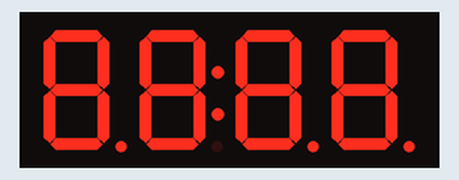
This sketch was run on a simulated ESP8266 (NodeMCU). On the bench: 4-digit seven-segment display. WiFi joins after 1.5 s; servers stay silent unless stated; network time is answered at once with the bench clock; the local clock reads 2024-03-15 10:24:30 at power-on unless the sketch sets it; what the sketch prints to the serial monitor is not drawn.

Above: at 0.1 s.
At 1.6 s:
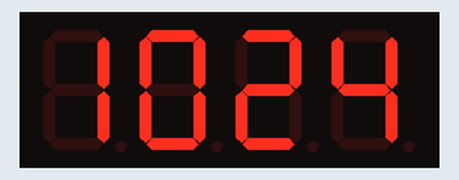
At 90.2 s:
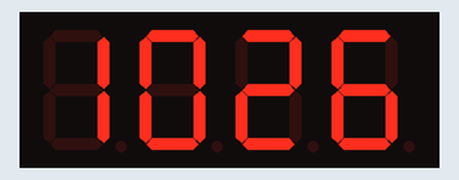

The sketch:

TM1637.ino
```cpp
#include <NTPClient.h>
#include <ESP8266WiFi.h>
#include <WiFiUdp.h>
#include <TM1637Display.h>

#define CLK 4
#define DIO 0

const char *ssid     = "your-wifi-name";
const char *password = "your-wifi-password";

const long utcOffsetInSeconds = 7200;

WiFiUDP ntpUDP;
NTPClient timeClient(ntpUDP, "pool.ntp.org", utcOffsetInSeconds);
TM1637Display display(CLK, DIO);

void setup(){
  uint8_t data[] = { 0xff, 0xff, 0xff, 0xff };
  Serial.begin(115200);
  display.setBrightness(0x8);
  display.setSegments(data);
  WiFi.begin(ssid, password);

  while ( WiFi.status() != WL_CONNECTED ) {
    delay ( 500 );
    Serial.print ( "." );
  }

  timeClient.begin();
}

void loop() {
  timeClient.update();
  display.showNumberDec(timeClient.getHours(),false,2,0);
  display.showNumberDec(timeClient.getMinutes(),false,2,2);
  delay(1000);
}
```

Measured:
- what the display in image 1 shows lasts 28.8 s, from 1.6 s to 30.4 s
